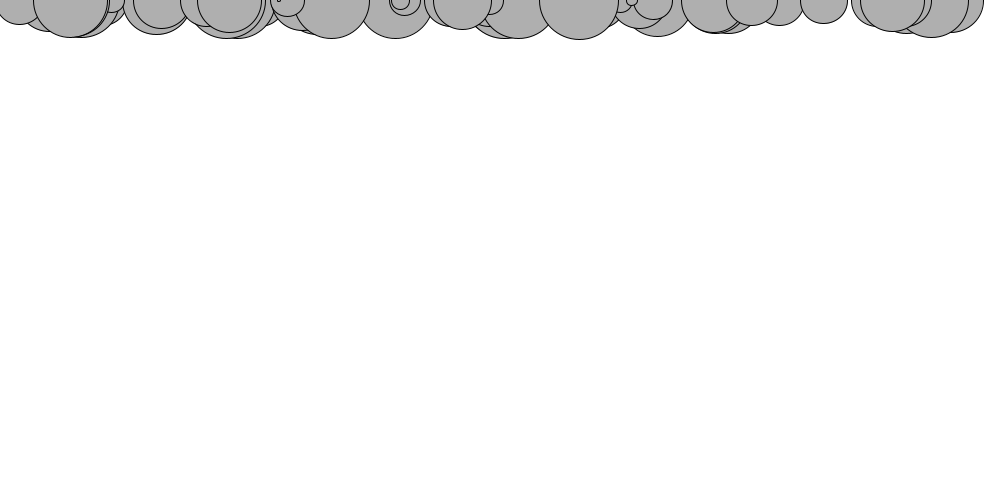
Frame 1 (no input)
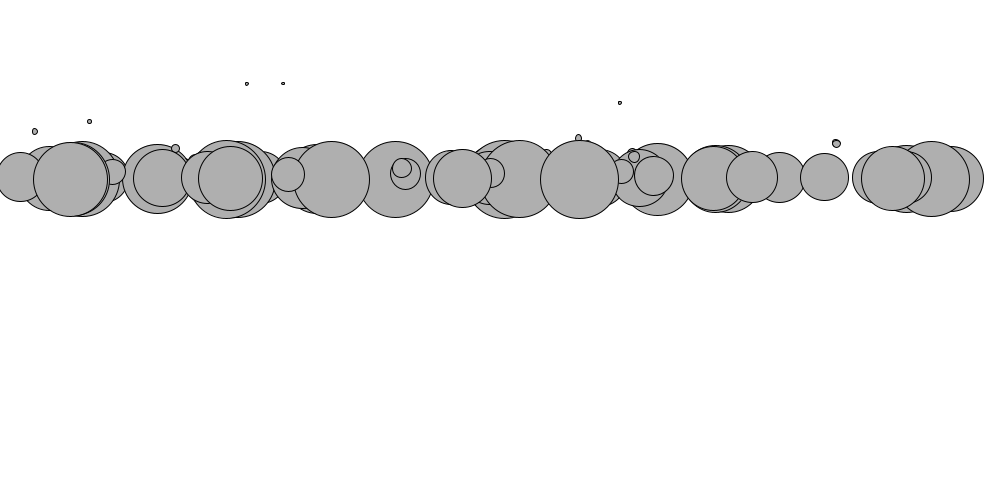
Frame 60 (the mouse pressed at the canvas centre just before this capture)
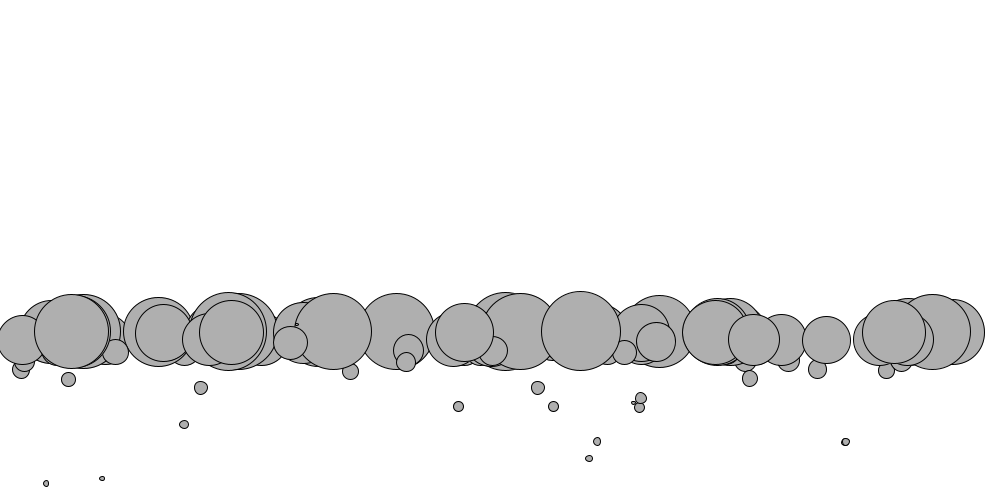
Frame 120 (the mouse held since frame 60 and released just before this capture)

The Processing sketch that drew these frames (run headless with seeded random() and noise(); from frame 60 on, the mouse is pressed at the canvas centre):

// Processing sketch: bouncing_balls
// ── bouncing_balls.pde
class Mover {
  PVector location;
  PVector velocity;
  PVector acceleration;
  float mass;
  
  Mover(float m, float x, float y){
    mass = m;
    location = new PVector(x, y);
    velocity = new PVector(0, 0);
    acceleration = new PVector(0, 0);
  }
  
  void applyForce(PVector force){
    PVector f = PVector.div(force,mass);
    acceleration.add(f);
  }

  void update(){
    velocity.add(acceleration);
    location.add(velocity);
    acceleration.mult(0);
  }
  
  void checkEdges(){
    if(location.x > width){
      location.x = width;
      velocity.x *= -1;
    } else if (location.x < 0) {
      location.x *= -1;
      location.x = 0;
    }
    
    if(location.y > height){
      velocity.y *= -1;
      location.y = height;
    }
  }
  
  void display(){
    stroke(0);
    fill(175);
    ellipse(location.x, location.y, mass * 16, mass * 16);
  }
}

Mover[] movers = new Mover[100];

void setup(){
  size(1000, 500);
  for(int i = 0; i < movers.length; i++){
    movers[i] = new Mover(random(0.1, 5), random(width), 0);
  }
}
void draw(){
  background(255);
  
  PVector wind = new PVector(0.001, 0); 
  
  for (int i = 0; i < movers.length; i++){
    
    float c = 0.01;
    float normal = 1;
    float frictionMag = c*normal;
    PVector friction = movers[i].velocity.get();
    friction.mult(-1);
    friction.normalize();
    friction.mult(frictionMag);
    
    PVector gravity = new PVector(0, 0.1 * movers[i].mass);
    
    movers[i].applyForce(friction);       
    movers[i].applyForce(wind);
    movers[i].applyForce(gravity);
    
    movers[i].update();
    movers[i].display();
    movers[i].checkEdges();
  }
}
